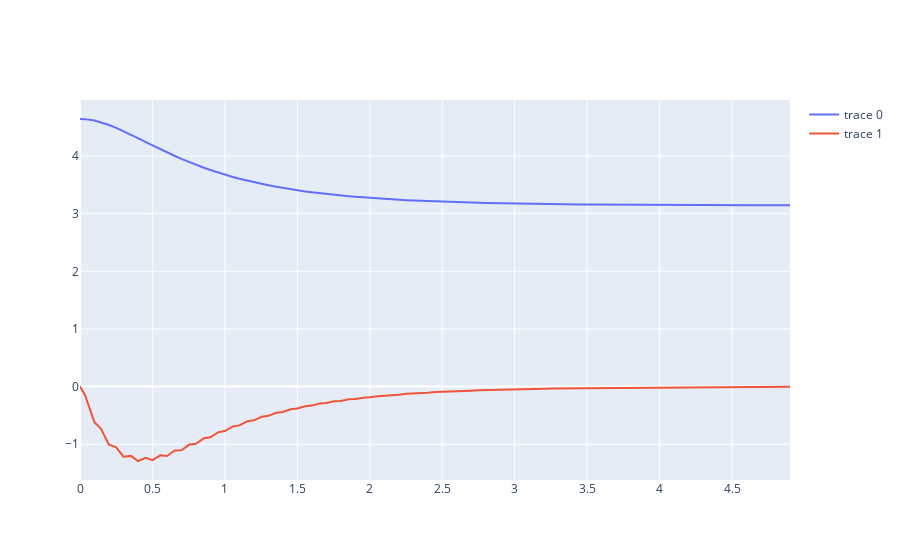

This figure's notebook cell:
### Code cell
x_nom = torch.tensor([np.pi, 0.], dtype=vf.dtype)
u_nom = torch.zeros(vf.u_dim[0], dtype=vf.dtype)
Q = torch.diag(torch.Tensor([1., 10.]))
R = torch.diag(torch.Tensor([1.]))
ctrl, S = controllers.get_lqr_controller(sys.dx, x_nom, u_nom, Q, R, vf.u_lo[0], vf.u_up[0])

ctrl = controllers.get_limited_lookahead_controller(get_value_function(offline_horizon)[0])

x0 = torch.tensor([np.pi+1.5, 0.], dtype=vf.dtype)
x_traj_sim, t_traj_sim = controllers.sim_ctrl(x0, vf.u_dim[0], sys.dx, ctrl, .1, 50)

fig = go.Figure()
for i in range(2):
    fig.add_trace(go.Scatter(
        x=t_traj_sim,
        y=x_traj_sim[i,:]
    ))
fig.show()
